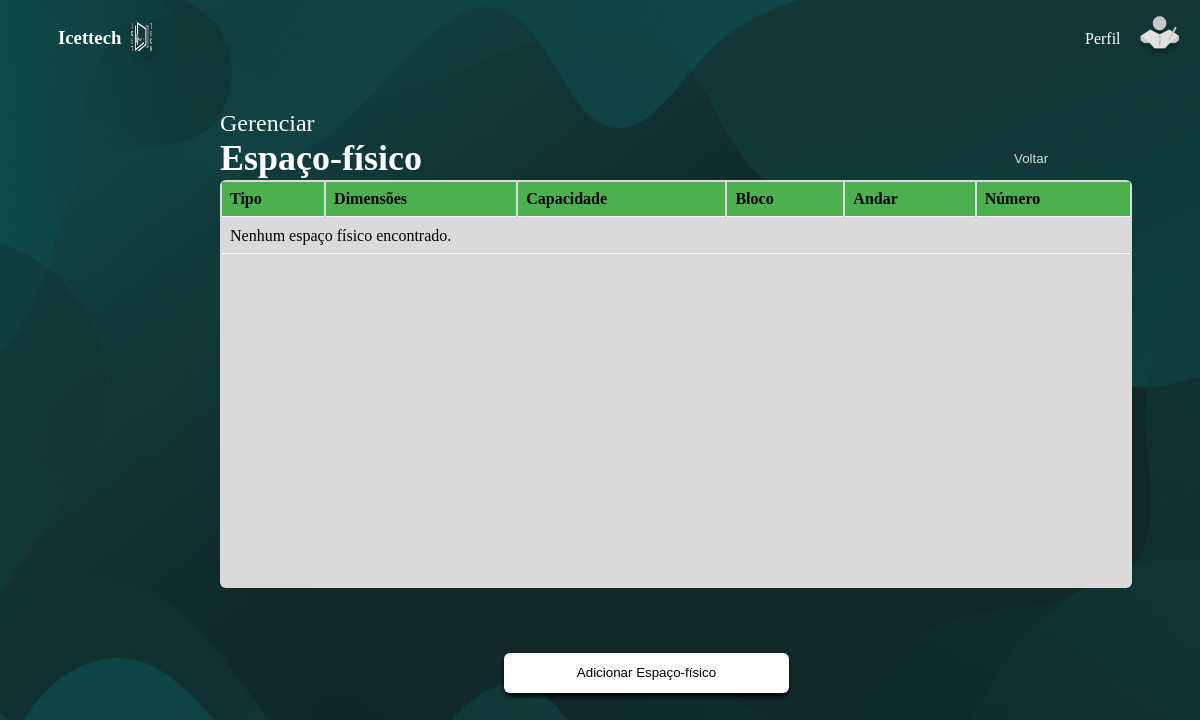
/gerenciamento/espacofisico/, run on an earlier commit of the app's database.
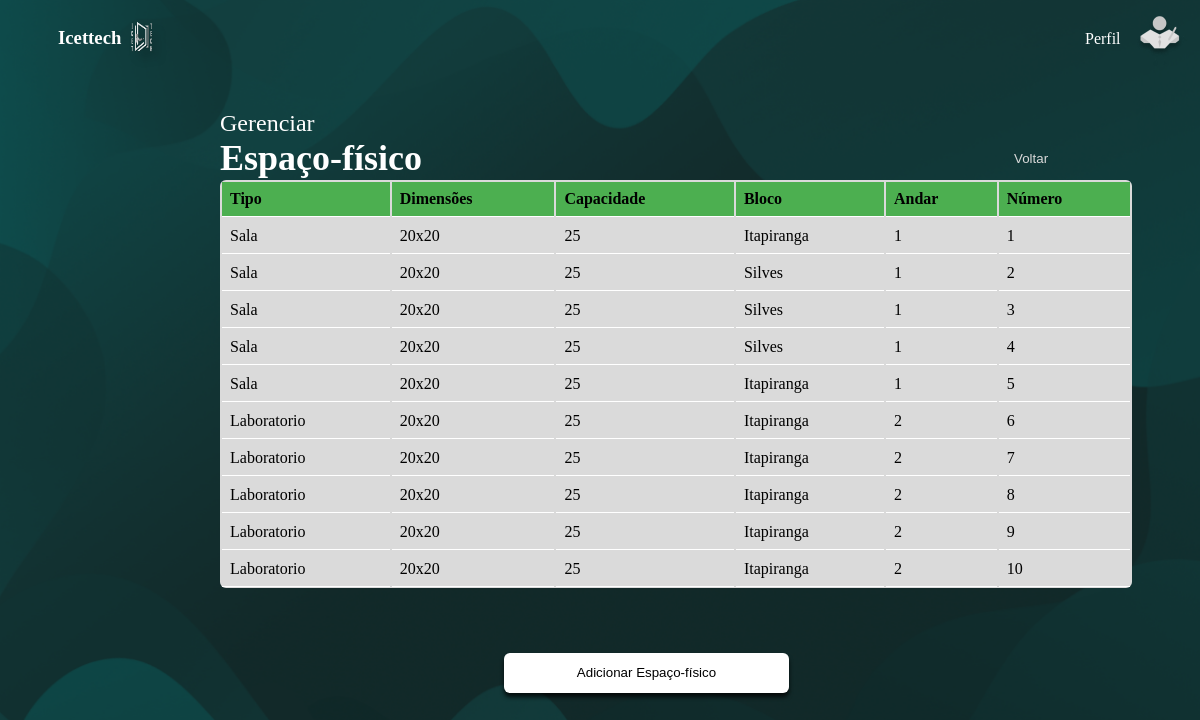
And on a later commit of the database.
### EspacoFisico/models.py (models this page shows, shortened)
class EspacoFisico(models.Model):
    id_espaco_fisico = models.AutoField(primary_key=True)
    tipo_espaco_fisico = models.CharField(max_length=15,)
    dimencoes = models.CharField(max_length=15)
    capacidade = models.IntegerField()
    bloco = models.CharField(max_length=15)
    andar = models.IntegerField()
    numero = models.IntegerField()

### Administrador/views.py (the view)
# urls.py: path('gerenciamento/espacofisico/', gerennciamento.gerenciamentoespacofisico, name='gerenciamentoespacofisico'),
    def gerenciamentoespacofisico(request):
        espacofisico = EspacoFisico.objects.all()
        return render(request, 'G_espaЗo-fisico.html', {'espacofisico': espacofisico})

### Administrador/templates/G_espaЗo-fisico.html (shortened to what this page needs)
{% load static %}
<!DOCTYPE html>
<html lang="en">
  <head>
    <link rel="stylesheet" href="{% static 'css/gerenciarespacofisic.css' %}" />
  </head>
  <body>
    <header class="header-conteiner">
      <div class="header-left">
        <h3 class="nomeLogo">Icettech</h3>
        <img
          class="logotipo2"
          src="{% static 'imagens/LogoicettechPB.png' %}"
          alt=""
        />
      </div>
    </header>
    <nav class="navegação">
      <div class="links">
        <p>Perfil</p>
        <a href="{% url 'perfil' %}"
          ><img src="{% static 'imagens/Iconesprofessor2.png' %}" alt=""
        /></a>
      </div>
    </nav>
    <section>
      <div class="title">
        <p>Gerenciar</p>
        <h1>Espaço-físico</h1>
      </div>
      <div class="conteiner">
        <div class= "table-wrapper">
          <table>
            <tbody id="tbody">
              <tr>
                <th>Tipo</th>
                <th>Dimensões</th>
                <th>Capacidade</th>
                <th>Bloco</th>
                <th>Andar</th>
                <th>Número</th>
            </tr>
              {% for espacofisico in espacofisico %}
            <tr>
                <td>{{ espacofisico.tipo_espaco_fisico }}</td>
                <td>{{ espacofisico.dimencoes }}</td>
                <td>{{ espacofisico.capacidade }}</td>
                <td>{{ espacofisico.bloco }}</td>
                <td>{{ espacofisico.andar }}</td>
                <td>{{ espacofisico.numero }}</td>
            </tr>
              {% empty %}
            <tr>
              <td colspan="6">Nenhum espaço físico encontrado.</td>
            </tr>
              {% endfor %}
            </tbody>
          </table>
        </div>
      </div>
      <div>
        <button class="button_back" onclick="voltar()">Voltar</button>
      </div>
    </section>
    <div class="button-Ad">
      <a href="{% url 'cadastrarespacosisico' %}"
        ><button>Adicionar Espaço-físico</button></a
      >
    </div>
  </body>
</html>

What changed in the data, as far as the page shows it:
added EspacoFisico: tipo_espaco_fisico "Sala", dimencoes "20x20", capacidade "25", bloco "Itapiranga", andar "1", numero "1"
added EspacoFisico: tipo_espaco_fisico "Sala", dimencoes "20x20", capacidade "25", bloco "Silves", andar "1", numero "2"
added EspacoFisico: tipo_espaco_fisico "Sala", dimencoes "20x20", capacidade "25", bloco "Silves", andar "1", numero "3"
added EspacoFisico: tipo_espaco_fisico "Sala", dimencoes "20x20", capacidade "25", bloco "Silves", andar "1", numero "4"
added EspacoFisico: tipo_espaco_fisico "Sala", dimencoes "20x20", capacidade "25", bloco "Itapiranga", andar "1", numero "5"
added EspacoFisico: tipo_espaco_fisico "Laboratorio", dimencoes "20x20", capacidade "25", bloco "Itapiranga", andar "2", numero "6"
added EspacoFisico: tipo_espaco_fisico "Laboratorio", dimencoes "20x20", capacidade "25", bloco "Itapiranga", andar "2", numero "7"
added EspacoFisico: tipo_espaco_fisico "Laboratorio", dimencoes "20x20", capacidade "25", bloco "Itapiranga", andar "2", numero "8"
added EspacoFisico: tipo_espaco_fisico "Laboratorio", dimencoes "20x20", capacidade "25", bloco "Itapiranga", andar "2", numero "9"
added EspacoFisico: tipo_espaco_fisico "Laboratorio", dimencoes "20x20", capacidade "25", bloco "Itapiranga", andar "2", numero "10"
Also different on the page:
text no longer shown: "Nenhum espaço físico encontrado."
